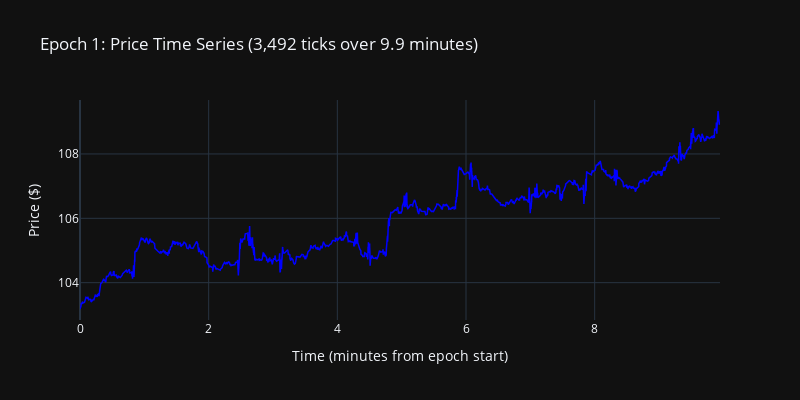

The code cell stored with this chart in its notebook:
### Code cell
# Visualize the selected epoch
timestamps = epoch_data['timestamp'].to_numpy()
prices = epoch_data['price'].to_numpy()
time_minutes = (timestamps - timestamps[0]) / 60

fig = go.Figure()

fig.add_trace(
    go.Scatter(
        x=time_minutes,
        y=prices,
        mode='lines',
        name=f'Epoch {EPOCH_ID} Price',
        line=dict(color='blue', width=1.5)
    )
)

fig.update_layout(
    title=f"Epoch {EPOCH_ID}: Price Time Series ({len(epoch_data):,} ticks over {time_minutes[-1]:.1f} minutes)",
    xaxis_title="Time (minutes from epoch start)",
    yaxis_title="Price ($)",
    width=800, height=400,
    hovermode='x unified'
)

fig.show()

print(f"📈 Trading Environment:")
print(f"   Starting price: ${prices[0]:.2f}")
print(f"   Ending price: ${prices[-1]:.2f}")
print(f"   Buy-and-hold return: {((prices[-1] - prices[0]) / prices[0] * 100):.2f}%")
print(f"   Price volatility: {np.std(prices):.2f}")
print(f"   Number of opportunities: {len(prices):,} decision points")

### Figure 1 — Plotly figure (JSON) as saved in the notebook; plotly's stock layout.template omitted (floating-point values rounded to 4 significant figures; data arrays with more than 128 entries replaced by an {"elided": "..."} marker saying what was removed)
{"data": [{"line": {"color": "blue", "width": 1.5}, "mode": "lines", "name": "Epoch 1 Price", "x": {"elided": "3492 float values"}, "y": {"elided": "3492 float values"}, "type": "scatter"}], "layout": {"title": {"text": "Epoch 1: Price Time Series (3,492 ticks over 9.9 minutes)"}, "xaxis": {"title": {"text": "Time (minutes from epoch start)"}}, "yaxis": {"title": {"text": "Price ($)"}}, "width": 800, "height": 400, "hovermode": "x unified"}}
